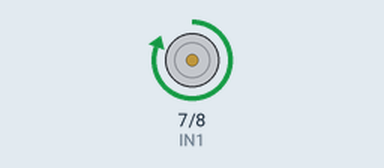
Recording of a sketch running on a simulated Arduino Uno, built with avr-gcc and run on an emulated ATmega328P. On the bench: motor-driver pin pairs drawn as motors (green arrow = first pin HIGH = forward, orange = second pin HIGH = backward, longer = more drive, scaled by the enable pin). What the sketch prints to the serial monitor is not drawn.

Above: at 1.4 s.
At 3.4 s:
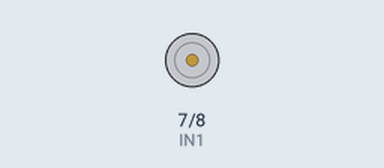
Timing chart, 0 to 5.7 s (numbered marks = the images above):
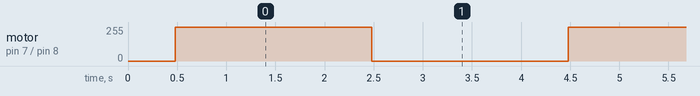

The sketch:

L298N_nano.ino
```cpp
#define IN1 7 //D2
#define IN2 8 //D4
#define ENA 6 //D3

int lmao;

void setup() {
  delay(128);
  Serial.begin(9600);
  Serial.println("hi1");
  pinMode(IN1, OUTPUT);
  pinMode(IN2, OUTPUT);
  pinMode(ENA, OUTPUT);
  Serial.println("hi2");

  delay(50);

  //digitalWrite(IN1, HIGH);
  //digitalWrite(IN2, LOW);
  //digitalWrite(ENA, HIGH); // this works for enabling the motor
  //analogWrite(ENA, 255); //PWM signal for enable pin, 0-255
  Serial.println("hi3");

  delay(300);
}

void loop() {
  digitalWrite(ENA, HIGH);
  digitalWrite(IN1, HIGH);
  digitalWrite(IN2, LOW);
  delay(2000); // the above 3 lines specify the correct rotation direction for my current setup
  // in other words, it makes the motor spin so the clock ticks forward not backward

//  digitalWrite(ENA, HIGH);
//  digitalWrite(IN1, LOW);
//  digitalWrite(IN2, HIGH);
//  delay(2000);
//
//  digitalWrite(ENA, LOW);
//  digitalWrite(IN1, HIGH);
//  digitalWrite(IN2, LOW);
//  delay(2000);

  digitalWrite(ENA, LOW);
  digitalWrite(IN1, LOW);
  digitalWrite(IN2, HIGH);
  delay(2000);
}


//  for (lmao = 0; lmao <= 200; lmao += 1) {
//    analogWrite(ENA, lmao);
//    Serial.println(lmao);
//    delay(55);
//  }
//  for (lmao = 200; lmao >= 0; lmao -= 1) {
//    analogWrite(ENA, lmao);
//    Serial.println(lmao);
//    delay(55);
//  }
```

Measured:
- by itself, motor on pin 7 (IN1) / pin 8 (IN2): alternates forward 255/255 for 2.0 s and stopped for 2.0 s
